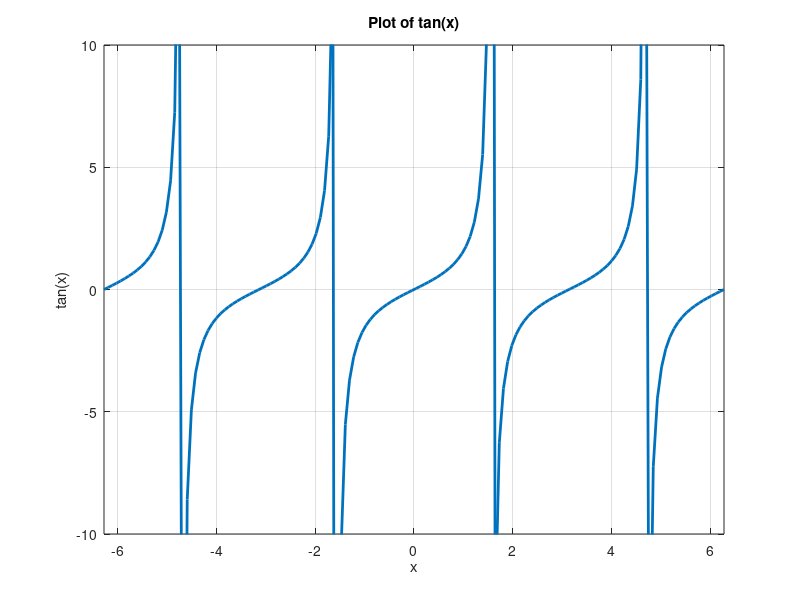

This chart was generated by the following MATLAB code:
x = linspace(-2*pi, 2*pi, 150);


y = tan(x);

figure;
plot(x, y, 'LineWidth', 2);
title('Plot of tan(x)');
xlabel('x');
ylabel('tan(x)');
grid on;


xlim([-2*pi, 2*pi]);
ylim([-10, 10]);